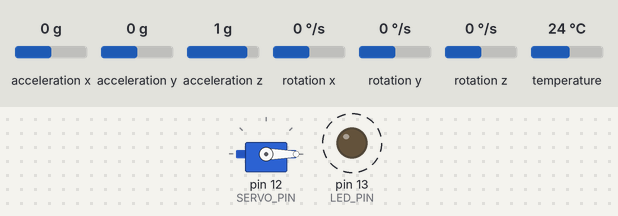
The sketch below on a simulated Arduino Leonardo, built with avr-gcc and run on an emulated ATmega32U4. Parts: servo, output pins drawn as LEDs (lit = HIGH). Dashed ring = blinking. The inputs (shaded band) are chosen by the test bench; at power-on: acceleration x 0 g, acceleration y 0 g, acceleration z 1 g, rotation x 0 °/s, rotation y 0 °/s, rotation z 0 °/s, temperature 24 °C. What the sketch prints to the serial monitor is not drawn.

Above: at 1.35 s.
1.4 s: acceleration x set to 0.8 g
Timing chart, 0 to 10.4 s (numbered marks = the images above; inputs shaded):
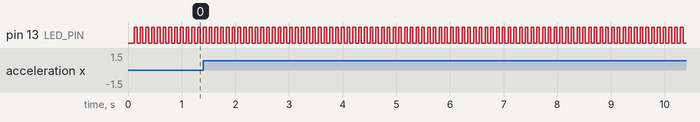

Measured:
- by itself, pin 13 (LED_PIN): alternates HIGH for 0.05 s and LOW for 0.06 s

The sketch:

Arduino.ino
```cpp
#include <Adafruit_MPU6050.h>
#include <Adafruit_Sensor.h>
#include <Wire.h>
#include <Servo.h>
Adafruit_MPU6050 mpu;
#define LED_PIN 13
#define SERVO_PIN 12

Servo myServo;

bool triggered = false;
const float motionthershold = 2.0;
void setup(void) {
  Serial.begin(115200);
  while (!Serial)
    delay(10);  // will pause Zero, Leonardo, etc until serial console opens

  Serial.println("Adafruit MPU6050 test!");

  // Try to initialize!
  if (!mpu.begin()) {
    Serial.println("Failed to find MPU6050 chip");
    while (1) {
      delay(10);
    }
  }
  Serial.println("MPU6050 Found!");
  pinMode(LED_PIN, OUTPUT);
  myServo.attach(SERVO_PIN);
  myServo.write(0);
  //setupt motion detection
  mpu.setHighPassFilter(MPU6050_HIGHPASS_0_63_HZ);
  mpu.setMotionDetectionThreshold(1);
  mpu.setMotionDetectionDuration(20);
  mpu.setInterruptPinLatch(true);  // Keep it latched.  Will turn off when reinitialized.
  mpu.setInterruptPinPolarity(true);
  mpu.setMotionInterrupt(true);

  Serial.println("");
  delay(100);
}

void loop() {
  /* Get new sensor events with the readings */
  sensors_event_t a, g, temp;
  mpu.getEvent(&a, &g, &temp);

  /* Print out the values */
  Serial.print("AccelX:");
  Serial.print(a.acceleration.x);
  Serial.print(",");
  Serial.print("\t\tAccelY:");
  Serial.print(a.acceleration.y);
  Serial.print(",");
  Serial.print("\t\tAccelZ:");
  Serial.print(a.acceleration.z);
  Serial.print(", ");
  Serial.print("\t\tGyroX:");
  Serial.print(g.gyro.x);
  Serial.print(",");
  Serial.print("\t\tGyroY:");
  Serial.print(g.gyro.y);
  Serial.print(",");
  Serial.print("\t\tGyroZ:");
  Serial.print(g.gyro.z);


  float x = a.acceleration.x;
  float y = a.acceleration.y;
  float z = a.acceleration.z;

  // Calculate total g
  float tg = (sqrt(x * x + y * y + z * z) - 9.81) / 9.81;
  Serial.print("\t\tTotal Gs: ");
  Serial.print(tg);
  Serial.println("");

  if (tg > motionthershold) {
    if (!triggered) {
      triggered = true;
      myServo.write(180);
      digitalWrite(LED_PIN, HIGH);  // Solid LED
    }
  } else {
    if (!triggered) {
      digitalWrite(LED_PIN, HIGH);
      delay(50);
      digitalWrite(LED_PIN, LOW);
      delay(50);
    }
  }
}
```
